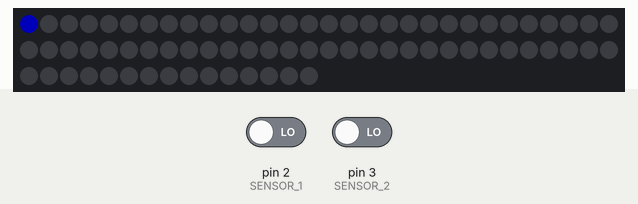
Bench run of a sketch on a simulated Arduino Uno, built with avr-gcc and run on an emulated ATmega328P. Shown: 75 RGB LEDs in strip order, left to right, continuing on the next row. The inputs (shaded band) are chosen by the test bench; at power-on: pin 2 (SENSOR_1) LOW, pin 3 (SENSOR_2) LOW. Dim RGB values are drawn brighter than linear; what the sketch prints to the serial monitor is not drawn.

Above: at 0.16 s.
At 0.8 s:
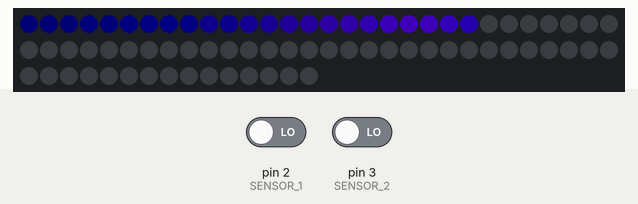
At 1.43 s:
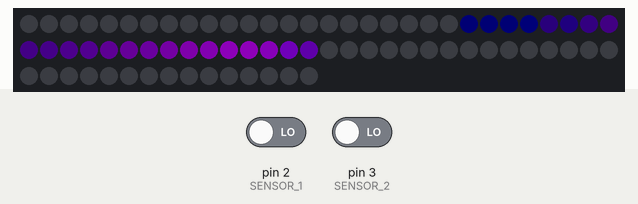

The sketch:

Yvels_Staircase_v1.ino
```cpp
#include <FastLED.h>

#define LED_PIN     6
#define SENSOR_1    2
#define SENSOR_2    3

#define NUM_LEDS    75
#define TEST_LEDS   50
#define BRIGHTNESS  70

CRGB leds[NUM_LEDS];

bool lastS1 = false;
bool lastS2 = false;

int firstSensor = 0;
unsigned long lastTriggerTime = 0;

const unsigned long DIRECTION_WINDOW = 2000;


// =====================================================
// UP COLOR
// Blue → Cyan → Purple
// =====================================================

CRGB upColor(int position) {

  uint8_t hue = map(
    position,
    0,
    TEST_LEDS - 1,
    160,   // blue/cyan
    200    // violet
  );

  return CHSV(hue, 255, 255);
}


// =====================================================
// DOWN COLOR
// Magenta → Red → Orange
// =====================================================

CRGB downColor(int position) {

  uint8_t hue = map(
    position,
    0,
    TEST_LEDS - 1,
    245,   // magenta
    15     // orange/red
  );

  return CHSV(hue, 255, 255);
}


// =====================================================
// UP ANIMATION
// =====================================================

void animateUp() {

  Serial.println("↑ UP");

  FastLED.clear();

  // Run slightly beyond the strip so the tail
  // has time to disappear.
  for (int head = 0; head < TEST_LEDS + 12; head++) {

    fadeToBlackBy(leds, NUM_LEDS, 48);

    // 5 LED glowing head
    for (int j = 0; j < 5; j++) {

      int led = head - j;

      if (led >= 0 && led < TEST_LEDS) {

        CRGB color = upColor(led);

        // LEDs farther behind head are dimmer
        color.fadeToBlackBy(j * 35);

        leds[led] += color;
      }
    }

    FastLED.show();
    delay(25);
  }

  FastLED.clear(true);
}


// =====================================================
// DOWN ANIMATION
// =====================================================

void animateDown() {

  Serial.println("↓ DOWN");

  FastLED.clear();

  for (int head = TEST_LEDS - 1;
       head >= -12;
       head--) {

    fadeToBlackBy(leds, NUM_LEDS, 48);

    // 5 LED glowing head
    for (int j = 0; j < 5; j++) {

      int led = head + j;

      if (led >= 0 && led < TEST_LEDS) {

        CRGB color = downColor(led);

        color.fadeToBlackBy(j * 35);

        leds[led] += color;
      }
    }

    FastLED.show();
    delay(25);
  }

  FastLED.clear(true);
}


// =====================================================
// SETUP
// =====================================================

void setup() {

  Serial.begin(115200);

  pinMode(SENSOR_1, INPUT);
  pinMode(SENSOR_2, INPUT);

  FastLED.addLeds<WS2812B, LED_PIN, GRB>(
    leds,
    NUM_LEDS
  );

  FastLED.setBrightness(BRIGHTNESS);
  FastLED.clear(true);

  Serial.println("Smart Staircase RGB Prototype Ready");
}


// =====================================================
// LOOP
// =====================================================

void loop() {

  bool s1 = digitalRead(SENSOR_1) == LOW;
  bool s2 = digitalRead(SENSOR_2) == LOW;


  // -----------------------
  // SENSOR 1 TRIGGERED
  // -----------------------

  if (s1 && !lastS1) {

    Serial.println("Sensor 1");

    // Sensor 2 happened first
    if (
      firstSensor == 2 &&
      millis() - lastTriggerTime < DIRECTION_WINDOW
    ) {

      animateDown();

      firstSensor = 0;

    } else {

      firstSensor = 1;
      lastTriggerTime = millis();
    }
  }


  // -----------------------
  // SENSOR 2 TRIGGERED
  // -----------------------

  if (s2 && !lastS2) {

    Serial.println("Sensor 2");

    // Sensor 1 happened first
    if (
      firstSensor == 1 &&
      millis() - lastTriggerTime < DIRECTION_WINDOW
    ) {

      animateUp();

      firstSensor = 0;

    } else {

      firstSensor = 2;
      lastTriggerTime = millis();
    }
  }


  // Reset incomplete sequence
  if (
    firstSensor != 0 &&
    millis() - lastTriggerTime > DIRECTION_WINDOW
  ) {

    firstSensor = 0;
  }


  lastS1 = s1;
  lastS2 = s2;

  delay(5);
}
```
